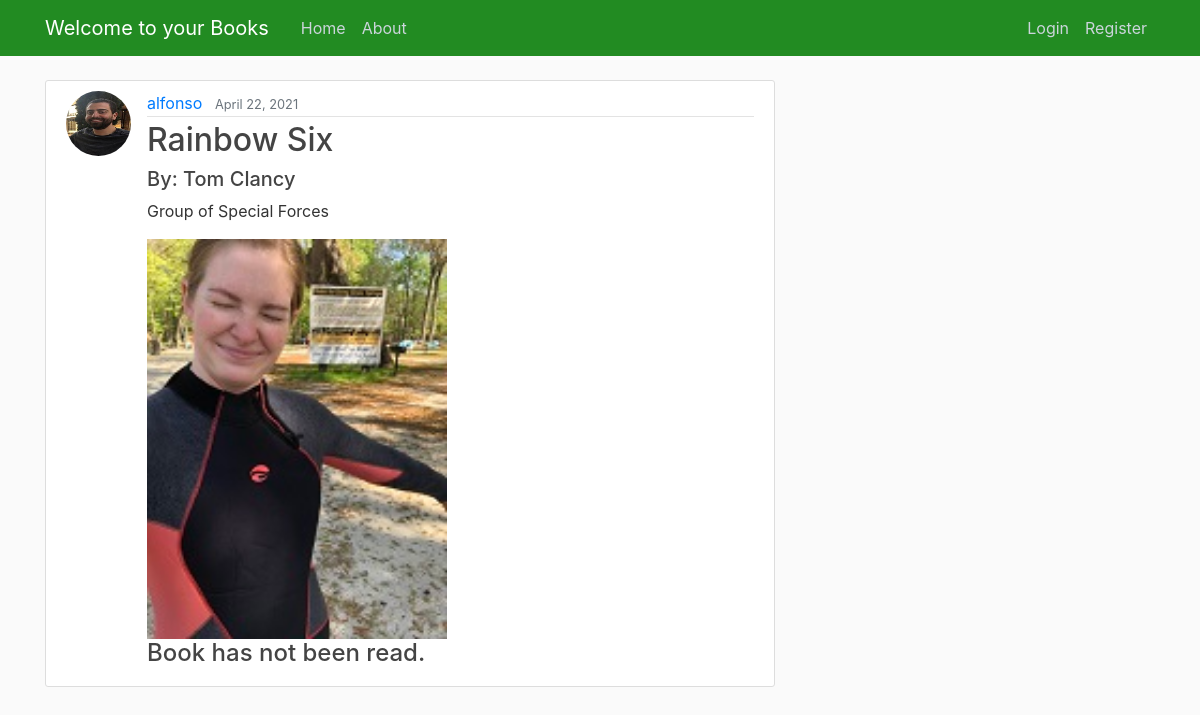
The app's page /post/2/ with its own data.
### books/models.py (models this page shows, shortened)
class Post(models.Model):
    title = models.CharField(max_length=100)
    image = models.ImageField(upload_to='book_photos', blank=True)
    description = models.TextField()
    date_posted = models.DateTimeField(default=timezone.now)
    writer = models.CharField(max_length=50)
    author = models.ForeignKey(User, on_delete=models.CASCADE)
    read = models.BooleanField(default=False)

### users/models.py (models this page shows, shortened)
class Profile(models.Model):
    user = models.OneToOneField(User, on_delete=models.CASCADE)
    image = models.ImageField(default='default.jpg', upload_to='profile_pics')

### books/views.py (the view)
# urls.py: path('post/<int:pk>/', PostDetailView.as_view(), name='post-detail'),
class PostDetailView(DetailView):
    model = Post

### books/templates/books/post_detail.html (shortened to what this page needs)
{% extends "books/base.html" %}
{% block content %}
       <article class="media content-section">
          <img class="rounded-circle article-img" src="{{ object.author.profile.image.url }}">
          <div class="media-body">
            <div class="article-metadata">
              <a class="mr-2" href="{% url 'user-books' object.author.username %}">{{ object.author }}</a>
              <small class="text-muted"> {{ object.date_posted|date:"F d, Y" }}</small>
            </div>
            <h2 class="article-title">{{ object.title }}</h2>
              <h5>By: {{ object.writer }}</h5>
            <p class="article-description">{{ object.description }}</p>
            <img style="height: 400px; width: 300px" src="{{ object.image.url }}">
              {% if  object.read  == True  %}
                <h4>Book has been read.</h4>
              {% else %}
                  <h4>Book has not been read.</h4>
              {% endif %}          </div>
        </article>
{% endblock content %}

### books/static/books/main.css (style rules this page uses)
body { background: #fafafa; color: #333333; margin-top: 5rem; }
h1, h2, h3, h4, h5, h6 { color: #444444; }
.content-section { background: #ffffff; padding: 10px 20px; border: 1px solid #dddddd; border-radius: 3px; margin-bottom: 20px; }
.article-title { color: #444444; }
.article-description { white-space: pre-line; }
.article-img { height: 65px; width: 65px; margin-right: 16px; }
.article-metadata { padding-bottom: 1px; margin-bottom: 4px; border-bottom: 1px solid #e3e3e3 }

### records on screen
Post: author.profile.image (picture), author "alfonso", date_posted "April 22, 2021", title "Rainbow Six", writer "Tom Clancy", description "Group of Special Forces", image (placeholder picture)
